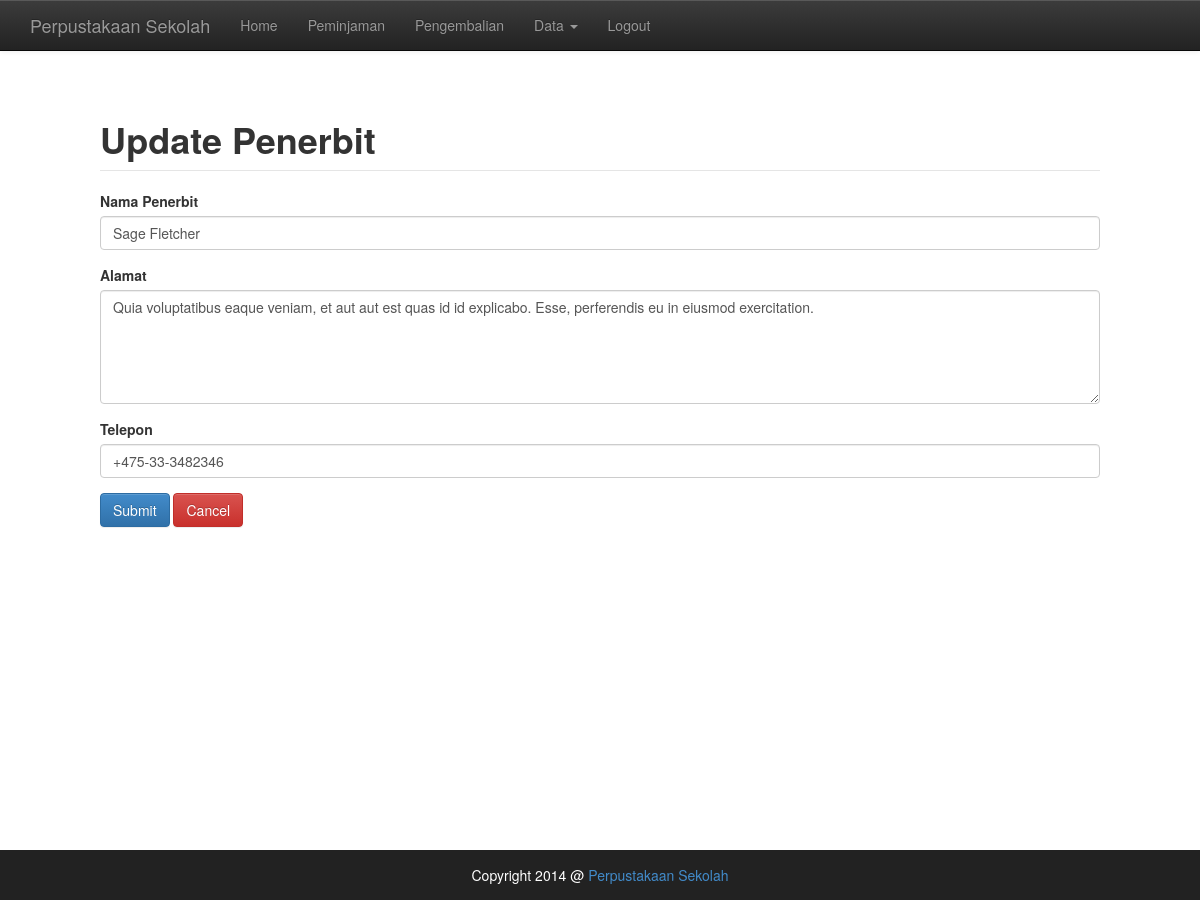
The page /module/index.php?module=ubah_penerbit&id=1 (signed in) on the database its author committed.
### tables this page shows
CREATE TABLE IF NOT EXISTS `publisher` (
  `id` int(11) NOT NULL AUTO_INCREMENT,
  `publisher_name` varchar(255) NOT NULL,
  `address` text NOT NULL,
  `phone` varchar(255) NOT NULL,
  PRIMARY KEY (`id`)
);

### module/update_publisher.php (the view, shortened to what this page needs)
<?php
$id = $_GET['id'];
$query = mysql_query("SELECT * FROM publisher WHERE id='$id'");
$data = mysql_fetch_array($query);
?>
<!doctype html>
<html lang="en">
<head>
</head>
<body>
    <fieldset>
        <legend>
            <h1 style="font-weight: bold">Update Penerbit</h1>
        </legend>
        <form role="form" method="POST" action="publisher/update.php?id=<?php echo $id; ?>">
            <div class="form-group">
                <label>Nama Penerbit</label>
                <input type="text" class="form-control" name="publisher_name" placeholder="Nama Penerbit" value="<?php echo $data['publisher_name']; ?>" />
            </div>
            <div class="form-group">
                <label>Alamat</label>
                <textarea class="form-control" name="address" rows="5" placeholder="Alamat"><?php echo $data['address']; ?></textarea>
            </div>
            <div class="form-group">
                <label>Telepon</label>
                <input class="form-control" type="text" name="phone" placeholder="Telepon" value="<?php echo $data['phone']; ?>" />
            </div>
            <button type="submit" class="btn btn-primary">Submit</button>
            <a href="index.php?module=penerbit" class="btn btn-danger">Cancel</a>
        </form>
    </fieldset>
</body>
</html>

### templates/library/css/style.css (style rules this page uses)
.content fieldset { margin-bottom: 100px; }

### templates/library/css/footer.css (style rules this page uses)
html, body { height: 100%; }

### rows shown on the page
publisher: publisher_name "Sage Fletcher", address "Quia voluptatibus eaque veniam, et aut aut est quas id id explicabo. Esse, perferendis eu in eiusmod exercitation.", phone "+475-33-3482346"
